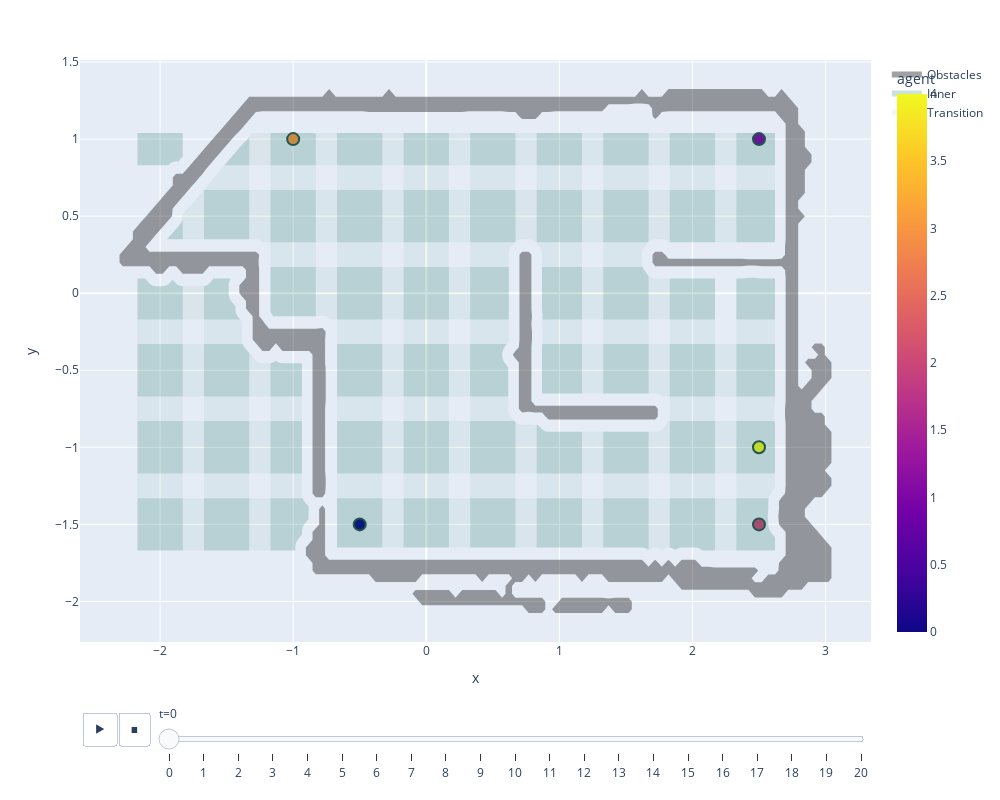

Notebook source saved alongside this figure:
### Code cell
def show_run(history_file, scenario):
    df = pd.read_feather(history_file)
    fig = px.scatter(df, x="x", y="y", animation_frame='t', animation_group="agent", color="agent", hover_name="agent")
    fig.update_traces(marker=dict(size=12,
                                  line=dict(width=2,
                                            color='DarkSlateGrey')))
    showlegend = True
#fig.update_layout(showlegend=False)
    env = cli.env_generator(scenario, n_agents=1)[0]
    obs = env._obstacles.geoms
    for o in obs:
        xy = o.exterior.xy
        fig.add_trace(go.Scatter(x=list(xy[0]), y=list(xy[1]), fill="toself", fillcolor="rgba(20,20,20,0.4)", name="Obstacles", showlegend=showlegend, mode="text"))
        showlegend = False
        
    inner = [n['geometry'].inner for _, n in env.g.nodes(data=True)]
    showlegend = True

    for i in inner:
        if i.geom_type != "Polygon":
            continue
        xy = i.exterior.xy
        fig.add_trace(go.Scatter(x=list(xy[0]), y=list(xy[1]), fill="toself", fillcolor="rgba(0,100,80,0.2)", name="Inner", showlegend=showlegend, mode="text"))
        showlegend = False
        
    inner = [n['geometry'].borderPoly for *_, n in env.g.edges(data=True)]
    showlegend = True
    for i in inner:
        if i.geom_type != "Polygon":
            continue
        xy = i.exterior.xy
        fig.add_trace(go.Scatter(x=list(xy[0]), y=list(xy[1]), fill="toself", fillcolor="rgba(0,100,40,0.05)", name="Transition", showlegend=showlegend, mode="text"))
        showlegend = False
    fig.update_layout(width=1000, height=800)
    fig.show()


#show_run(df.iloc[22]["history"], df.iloc[22]["config.scen"])
show_run("results/CCRv2.yml/DrivingSwarm;icra2024.yaml;icra2024.yml/1/history.feather", "DrivingSwarm;icra2024.yaml;icra2024.yml")
